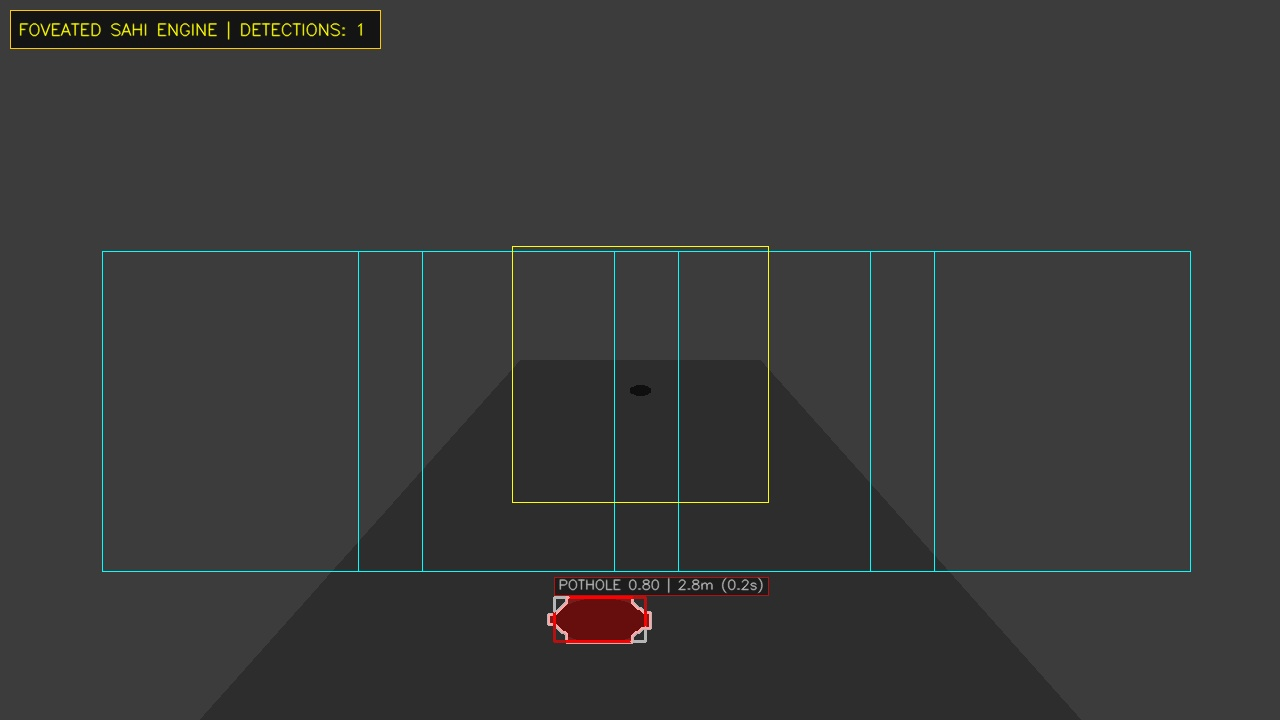
#> input picture main/cv_pipeline/sahi_verification_test.jpg, 1280 x 720 px; its folder holds only this picture in this run
$ python -i advanced_detector.py   (imports and definitions only)   (older library calls are emulated)
#> lines starting #> are read from the running program, lines starting #| are printed output that depends on the picture; after the words box and inside, x2 and y2 are one past the last pixel; in counts of white or black regions, pixels touching at a corner belong together
#> further down, picture is the input picture: shape (720, 1280, 3); mean B, G, R 57.1, 57.7, 57.1
"""
RoadSense — Advanced Computer Vision Intelligence & Accuracy Enhancer
======================================================================
Implements:
1. SAHI (Slicing Aided Hyper Inference): Catches small, distant road cavities 15-25m ahead.
2. 3D Rim Gradient Depth Check: Sobel edge contrast analysis to reject flat shadows and fresh patches.
3. Forward Optical Perspective Kinematics: Validates downward trajectory (+y) and perspective growth.
4. Ensemble Consensus Reinforcement: Fuses YOLOv8 detection recall with YOLO11-Seg polygon contours.
"""

import cv2
import numpy as np


# [247 lines left out: functions compute_box_iou, suppress_duplicate_boxes, compute_rim_gradient_score, is_flat_shadow, check_perspective_kinematics, sahi_corridor_inference and 1 more, not called in this run]


class PotholeKalmanTracker:
    """
    ByteTrack-Style Kalman Filter Multi-Object Tracker for Road Cavities.
    Maintains an 8D state vector [cx, cy, a, h, vx, vy, va, vh]^T
    where (cx, cy) is box center, a = w/h is aspect ratio, h is box height,
    and (vx, vy, va, vh) are their velocities.

    Enforces forward vehicle perspective kinematics:
    Stationary road defects move downward (vy > 0) and expand (vh >= 0).
    """
    count = 0

    # [86 lines left out: functions __init__, predict, update, get_box, not called in this run]

    def __getitem__(self, key):
        return getattr(self, key)

    def __setitem__(self, key, value):
        setattr(self, key, value)

    def get(self, key, default=None):
        return getattr(self, key, default)


# [86 lines left out: function compute_metric_pothole_dimensions, not called in this run]


_FACE_CASCADE = None
_PLATE_CASCADE = None

def get_privacy_cascades():
    global _FACE_CASCADE, _PLATE_CASCADE
    import os
    if _FACE_CASCADE is None:
        try:
            face_xml = cv2.data.haarcascades + 'haarcascade_frontalface_default.xml'
            if os.path.exists(face_xml):
                _FACE_CASCADE = cv2.CascadeClassifier(face_xml)
            else:
                _FACE_CASCADE = False
        except Exception:
            _FACE_CASCADE = False

    if _PLATE_CASCADE is None:
        try:
            plate_xml = cv2.data.haarcascades + 'haarcascade_russian_plate_number.xml'
            if os.path.exists(plate_xml):
                _PLATE_CASCADE = cv2.CascadeClassifier(plate_xml)
            else:
                _PLATE_CASCADE = False
        except Exception:
            _PLATE_CASCADE = False

    return _FACE_CASCADE, _PLATE_CASCADE


def anonymize_privacy_regions(img_bgr, pothole_box=None):
    """
    On-Device Privacy Anonymizer.
    Detects and blurs human faces and vehicle license plates in evidence photos
    to comply with GDPR, ISO/IEC 27701, and Indian DPDP Act 2023 requirements.
    Ensures foreground pothole remains crisp.
    """
    if img_bgr is None or img_bgr.size == 0:
        return img_bgr

    out = img_bgr.copy()
    h, w = out.shape[:2]
#> h = 720; w = 1280
    gray = cv2.cvtColor(out, cv2.COLOR_BGR2GRAY)
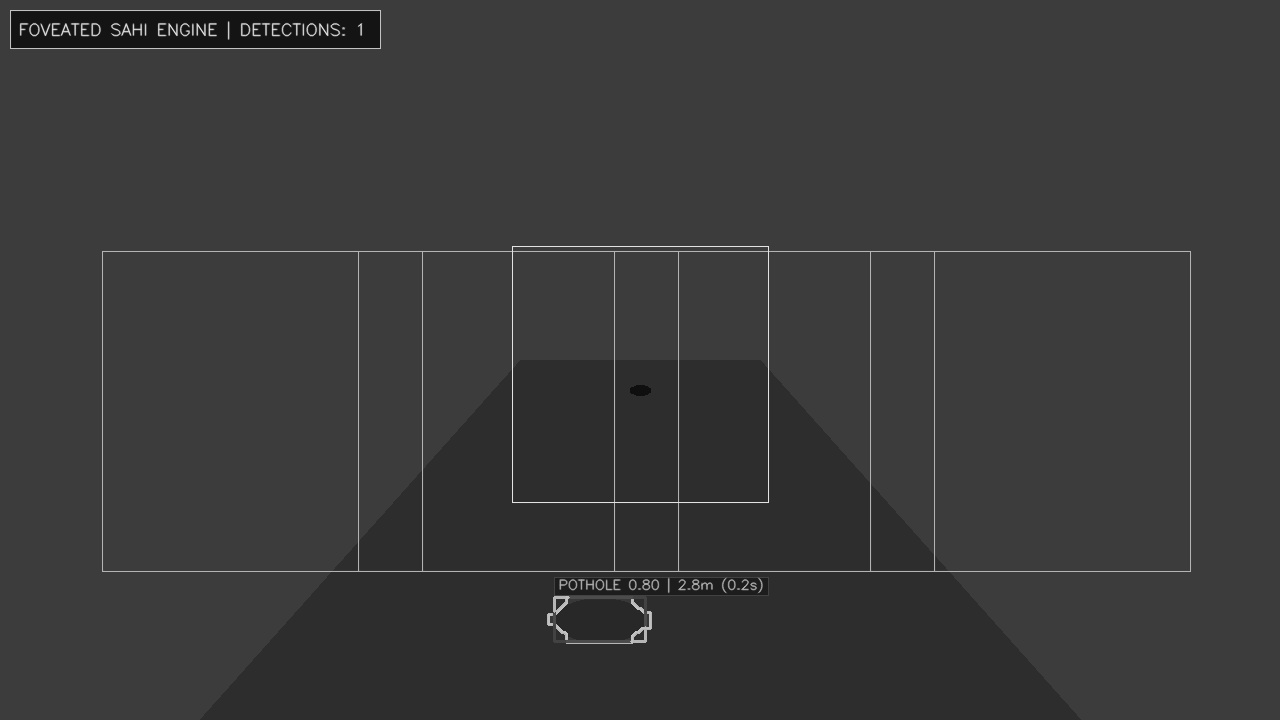
#> gray: shape (720, 1280); min 10, max 230, mean 57.5

    face_casc, plate_casc = get_privacy_cascades()
    regions_to_blur = []

    # 1. Face detection
    if face_casc and hasattr(face_casc, 'detectMultiScale'):
        try:
            faces = face_casc.detectMultiScale(gray, scaleFactor=1.2, minNeighbors=4, minSize=(24, 24))
#> faces = ()
            for (fx, fy, fw, fh) in faces:
                regions_to_blur.append((fx, fy, fx + fw, fy + fh))
#> this loop made 0 passes
#> after the loop, regions_to_blur = []
        except Exception:
            pass

    # 2. License plate detection
    if plate_casc and hasattr(plate_casc, 'detectMultiScale'):
        try:
            plates = plate_casc.detectMultiScale(gray, scaleFactor=1.2, minNeighbors=3, minSize=(28, 12))
#> plates = [[232, 5, 132, 44]]
            for (px, py, pw, ph) in plates:
                regions_to_blur.append((px, py, px + pw, py + ph))
#> this loop made 1 pass
#> after the loop, regions_to_blur = [(232, 5, 364, 49)]
        except Exception:
            pass

    # Apply Gaussian blur to privacy regions (excluding the detected pothole box)
    for (rx1, ry1, rx2, ry2) in regions_to_blur:
        if pothole_box is not None:
            px1, py1, px2, py2 = pothole_box
            if max(rx1, px1) < min(rx2, px2) and max(ry1, py1) < min(ry2, py2):
                continue  # Never blur the road defect itself

        rx1, ry1 = max(0, rx1), max(0, ry1)
        rx2, ry2 = min(w, rx2), min(h, ry2)
        if rx2 > rx1 and ry2 > ry1:
            roi = out[ry1:ry2, rx1:rx2]
            ksize = max(15, (roi.shape[1] // 3) | 1)
            blurred = cv2.GaussianBlur(roi, (ksize, ksize), 30)
            out[ry1:ry2, rx1:rx2] = blurred
#> this loop made 1 pass
#> (rx1, ry1, rx2, ry2, ksize) on pass 1: (232, 5, 364, 49, 45)
#> pass 1, in anonymize_privacy_regions, `roi = out[ry1:ry2, rx1:rx2]`:
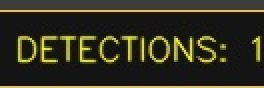
#> roi: shape (44, 132, 3) (shown 2 times larger); mean B, G, R 28.2, 48.1, 50
#> pass 1, in anonymize_privacy_regions, `blurred = cv2.GaussianBlur(roi, (ksize, ksize), 30)`:
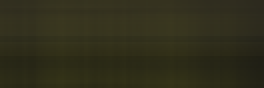
#> blurred: shape (44, 132, 3) (shown 2 times larger); mean B, G, R 26.8, 46.3, 48.1
#> after the loop:
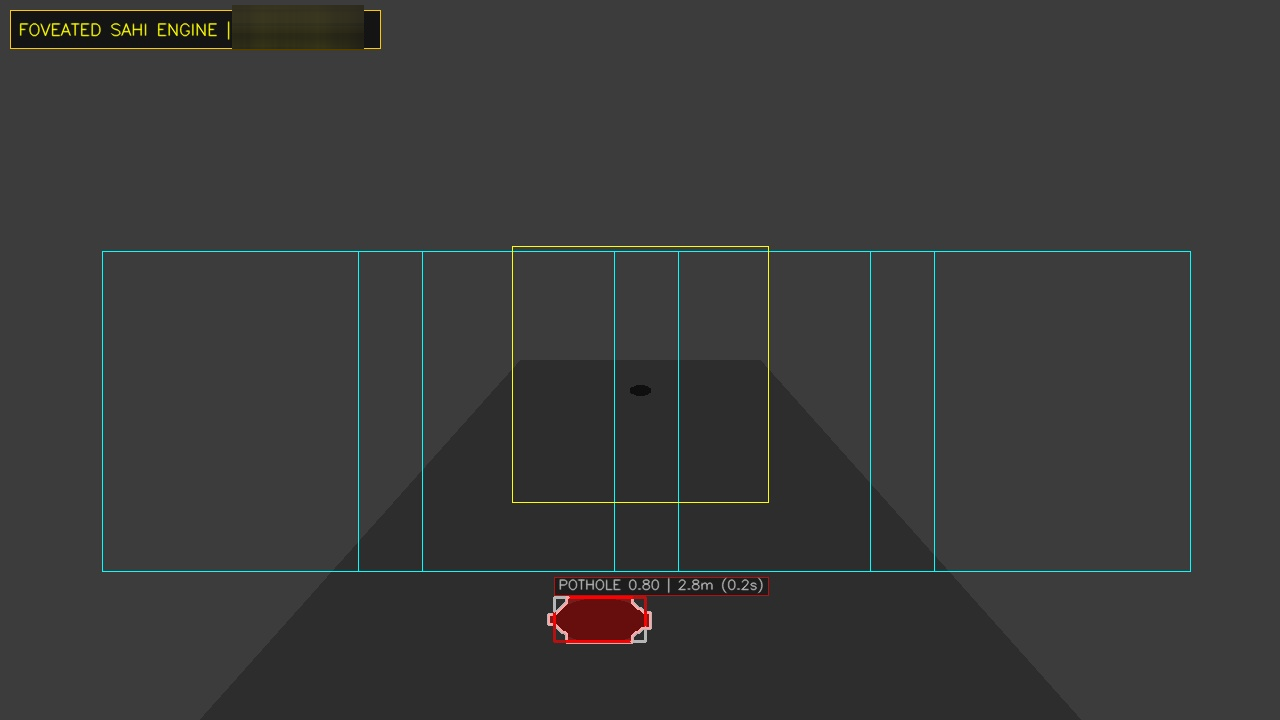
#> out: shape (720, 1280, 3); 0.63% of pixels changed, all inside (x1, y1, x2, y2) = (232, 5, 364, 49)

    return out


# [57 lines left out: functions zero_dce_low_light_enhancement, classify_irc_maintenance_code, not called in this run]

>>> import cv2
>>> picture = cv2.imread('sahi_verification_test.jpg')
>>> result = anonymize_privacy_regions(picture)
